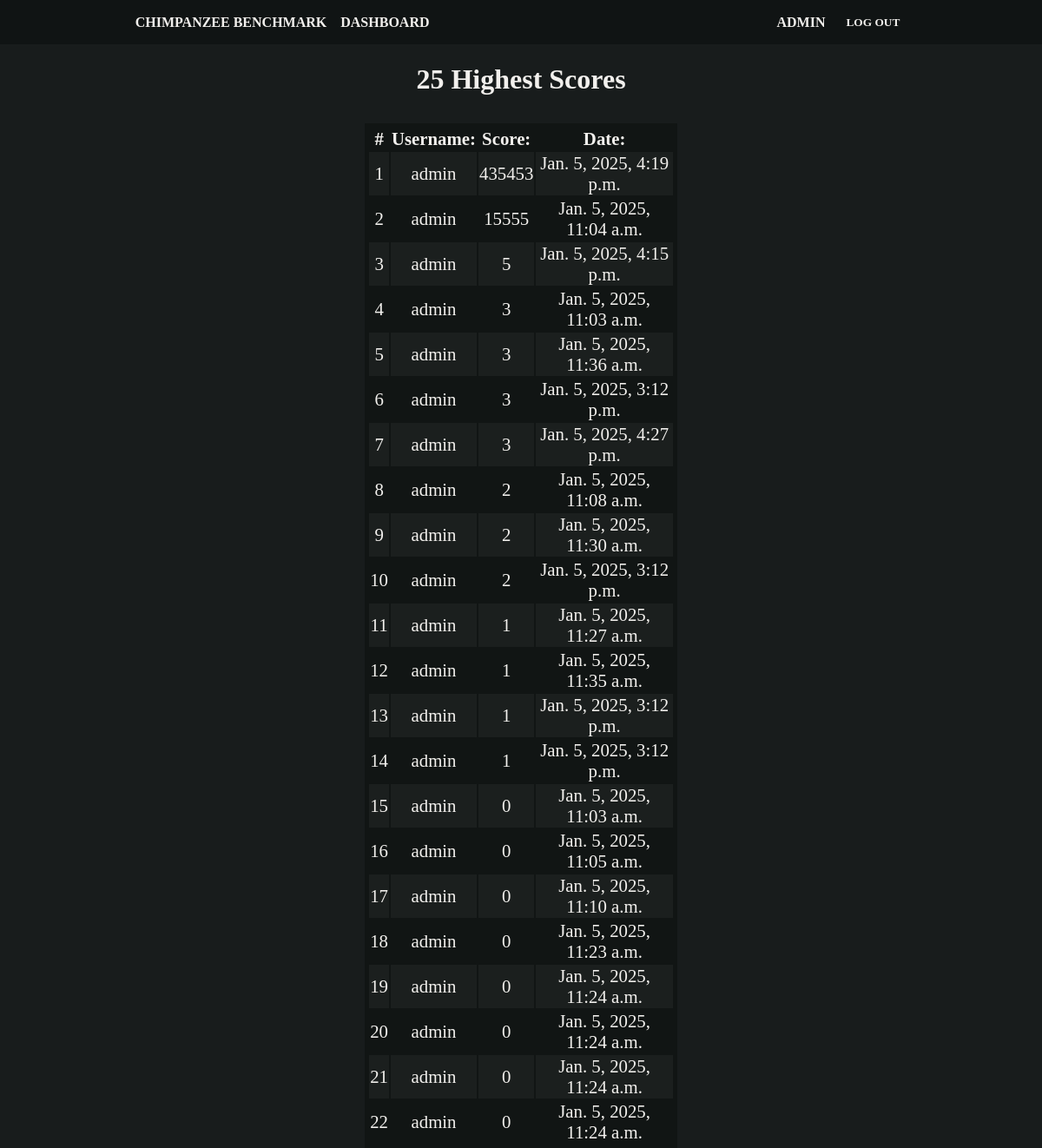
Page /dashboard/ (signed in) on the committed database.
### chimptest/models.py (models this page shows, shortened)
class test_result(models.Model):
    user = models.CharField(max_length=150)  # Store user information
    score = models.IntegerField()
    created_at = models.DateTimeField(auto_now_add=True)  # Timestamp of when the result was created

### dashboard/views.py (the view)
# urls.py: path('dashboard/', views.render_dashboard) #The path to the home page now looks like this: http://127.0.0.1:8000/dashboard/
def render_dashboard(request):
    all_data = test_result.objects.order_by('-score')[:25]
    return render(request, 'dashboard.html', {'all_data' : all_data})

### templates/dashboard.html
{% extends 'base.html' %}
{% load static %}
{% block content %}
<div id="highest_holder">
    <h1 id="highest_scores">25 Highest Scores</h1>
</div>
<table id="dashboard">
    <tr>
        <th>#</th>
        <th>Username:</th>
        <th>Score:</th>
        <th>Date:</th>
    </tr>
    {% for data in all_data %}
        <tr>
            <td>{{ forloop.counter }}</td>
            <td>{{ data.user }}</td>
            <td>{{ data.score }}</td>
            <td>{{ data.created_at }}</td>
        </tr>
    {% endfor %}
</table>
{% endblock %}

### templates/base.html (shortened to what this page needs)
<!DOCTYPE html>
{% load static %}
<html lang="en">
<head>
    <link rel="stylesheet" href="{% static 'css/mainpage_style.css' %}">
    <link rel="stylesheet" href="{% static 'css/chimptest_style.css' %}">
    <link rel="stylesheet" href="{% static 'css/accounts_style.css' %}">
    <link rel="stylesheet" href="{% static 'css/dashboard_style.css' %}">
</head>
<body>
    <header>
        <div id="container">
            <div class="left-section">
                <a href="../mainpage"><h4 class="menu_options">CHIMPANZEE BENCHMARK</h4></a>
                <a href="../dashboard/"><h4 class="menu_options">DASHBOARD</h4></a>
            </div>
            <div class="right-section">
                {% if user.is_authenticated %}
                    <a href=""><h4 class="menu_options">{{ user.username|upper }}</h4></a>
                    <form action="/logout/" method="post" class="inline-form">
                        <button type="submit" class="menu_options" id="button"><h4>LOG OUT</h4></button>
                    </form>
                {% else %}
                    <a href="../signup"><h4 class="menu_options">SIGN UP</h4></a>
                    <a href="../login"><h4 class="menu_options">LOG IN</h4></a>
                {% endif %}
            </div>
        </div>
    </header>
        {% block content %}
        {% endblock %}
</body>
</html>

### static/css/mainpage_style.css (style rules this page uses)
* { font-family: Bahnschrift; }
body { margin: 0; background-color: #181c1c; }
a { text-decoration: none; }
header { background-color: #101414; position: sticky; top: 0; z-index: 1; }
#container { justify-content: center; }
.menu_options, #button h4 { transition: 0.3s; }
#container { display: flex; justify-content: space-between; align-items: center; padding: 0.5rem; }
.left-section, .right-section { display: flex; align-items: center; gap: 1rem; }
.menu_options { margin: 0; padding: 0; background: none; border: none; }
.inline-form { margin: 0; padding: 0; }

### static/css/chimptest_style.css (style rules this page uses)
* { font-family: Bahnschrift; }
body { margin: 0; background-color: #181c1c; }
a { text-decoration: none; }
header { background-color: #101414; position: sticky; top: 0; z-index: 1; }
#container { justify-content: center; }
header div { display: flex; }
header div h4 { margin: 0.6rem 0.5rem; color: #f2f0ed; }
.menu_options { transition: 0.3s; }
main article h1, main article h2, main article h3, button { text-align: center; margin-left: auto; margin-right: auto; color: #f2f0ed; }

### static/css/dashboard_style.css (style rules this page uses)
#dashboard { margin: auto; margin-top: 2rem; font-size: 1.3rem; text-align: center; width: 30%; background-color: #111514; padding: 0.2rem; color: #f2f0ed; }
#dashboard tr:nth-child(even) { background-color: #1b1f1e; }
#highest_holder { text-align: center; }
#highest_scores { color: #f2f0ed; }

### rows in the picture
test_result: user "admin", score "435453", created_at "Jan. 5, 2025, 4:19 p.m."
test_result: user "admin", score "15555", created_at "Jan. 5, 2025, 11:04 a.m."
test_result: user "admin", score "5", created_at "Jan. 5, 2025, 4:15 p.m."
test_result: user "admin", score "3", created_at "Jan. 5, 2025, 11:03 a.m."
test_result: user "admin", score "3", created_at "Jan. 5, 2025, 11:36 a.m."
test_result: user "admin", score "3", created_at "Jan. 5, 2025, 3:12 p.m."
test_result: user "admin", score "3", created_at "Jan. 5, 2025, 4:27 p.m."
test_result: user "admin", score "2", created_at "Jan. 5, 2025, 11:08 a.m."
test_result: user "admin", score "2", created_at "Jan. 5, 2025, 11:30 a.m."
test_result: user "admin", score "2", created_at "Jan. 5, 2025, 3:12 p.m."
test_result: user "admin", score "1", created_at "Jan. 5, 2025, 11:27 a.m."
test_result: user "admin", score "1", created_at "Jan. 5, 2025, 11:35 a.m."
test_result: user "admin", score "1", created_at "Jan. 5, 2025, 3:12 p.m."
test_result: user "admin", score "1", created_at "Jan. 5, 2025, 3:12 p.m."
test_result: user "admin", score "0", created_at "Jan. 5, 2025, 11:03 a.m."
test_result: user "admin", score "0", created_at "Jan. 5, 2025, 11:05 a.m."
test_result: user "admin", score "0", created_at "Jan. 5, 2025, 11:10 a.m."
test_result: user "admin", score "0", created_at "Jan. 5, 2025, 11:23 a.m."
test_result: user "admin", score "0", created_at "Jan. 5, 2025, 11:24 a.m."
test_result: user "admin", score "0", created_at "Jan. 5, 2025, 11:24 a.m."
test_result: user "admin", score "0", created_at "Jan. 5, 2025, 11:24 a.m."
test_result: user "admin", score "0", created_at "Jan. 5, 2025, 11:24 a.m."

### other values in the picture
{{ user.username|upper }} "ADMIN"
